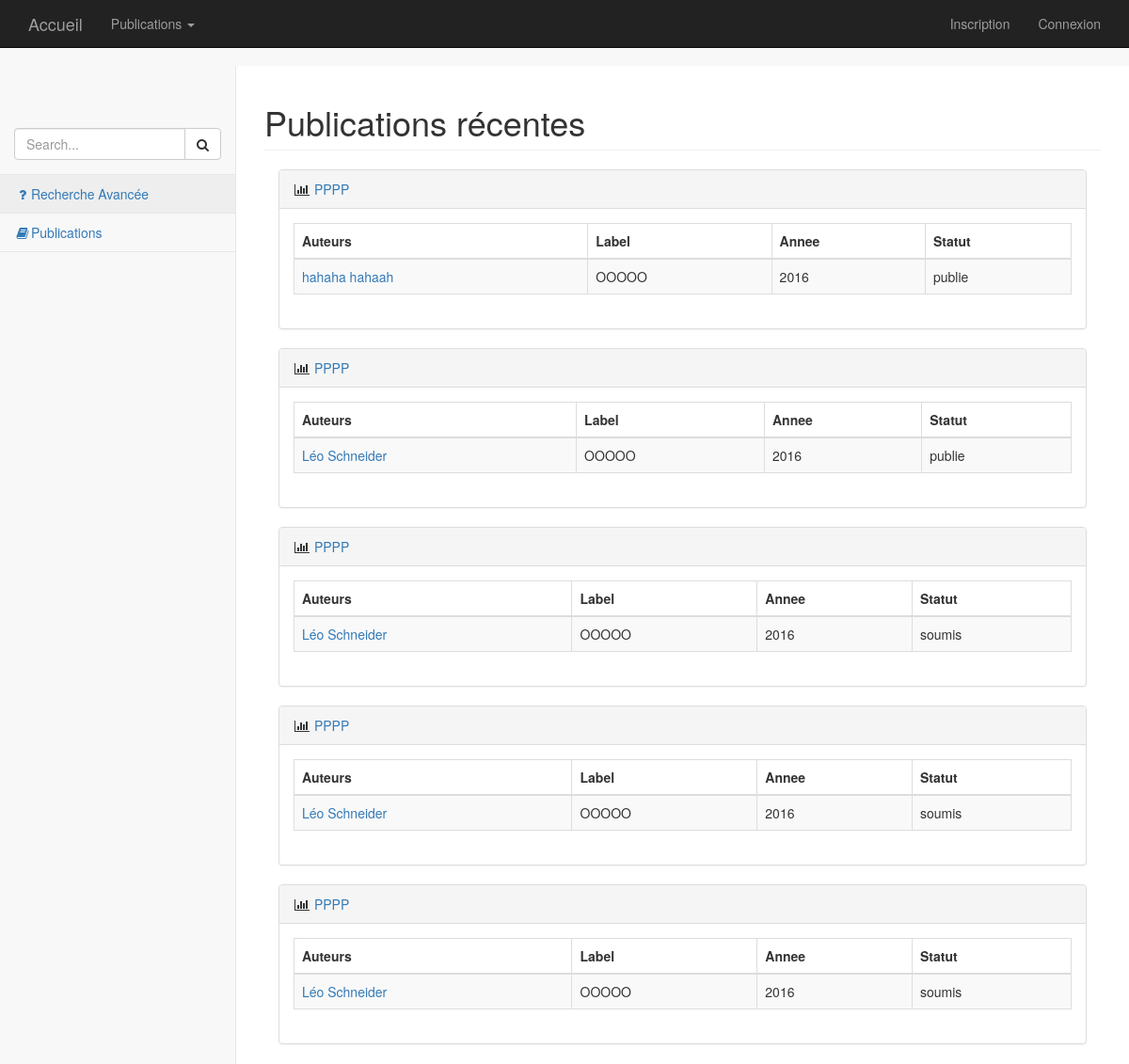
The page /index.php?controleur=publication on the database its author committed.
### tables this page shows
CREATE TABLE IF NOT EXISTS `Publication` (
  `id` int(11) NOT NULL AUTO_INCREMENT,
  `titre_article` varchar(500) NOT NULL,
  `reference_publication` varchar(500) NOT NULL,
  `annee` int(11) NOT NULL,
  `categorie` varchar(25) NOT NULL,
  `lieu` varchar(100) DEFAULT NULL,
  `statut` varchar(20) NOT NULL,
  `date_ajout` date NOT NULL,
  PRIMARY KEY (`id`)
);

CREATE TABLE IF NOT EXISTS `Auteur` (
  `id` int(11) NOT NULL AUTO_INCREMENT,
  `organisation` varchar(50) NOT NULL,
  `equipe` varchar(25) NOT NULL,
  `nom` varchar(25) NOT NULL,
  `prenom` varchar(25) NOT NULL,
  PRIMARY KEY (`id`)
);

### Controleur/ControleurPublication.php (called while the page is built, shortened)
<?php
	require_once 'Classes/Publication.php';
	require_once 'Classes/Chercheur.php';
	class ControleurPublication extends Controleur{
            private $publications;
            public function __construct(){
                $this->chercheur = new Chercheur(null, 'nom', 'prenom', 'UTT', 'equipe');
                $this->publications = new Publication(null, $this->chercheur, 'titre', 'ref', 'annee', 'statut', 'type');
            }
            public function index(){
                try{
                    $donneesSpecifiques = array('publicationsAuteur' => $this->publications->getPublicationsRecentes(), 'titrePage' => 'Publications récentes');
                    $this->genererVue($donneesSpecifiques);
                }
                catch(Exception $e){
                    $msgErreur = $e->getMessage();
                    $this->genererVue($msgErreur);
                }
            }
        }

### Core/Routeur.php (called while the page is built, shortened)
<?php
    class Routeur{
        public function routerRequete(){
            try{
                $requete = new Requete(array_merge($_GET, $_POST));
                $controleur = $this->creerControleur($requete);
                $action = $this->creerAction($requete);
                $controleur->executerAction($action);
            }
            catch(Exception $e){
                $this->gererErreur($e);
            }
        }
        private function creerControleur(Requete $requete){
            $controleur = "Accueil";
            if($requete->existeParametre('controleur')){
                $controleur = $requete->getParametre('controleur');
                $controleur = ucfirst($controleur);
            }
            $classeControleur = 'Controleur' . $controleur;
            $fichierControleur = 'Controleur/' . $classeControleur . '.php';
            if(file_exists($fichierControleur)){
                $controleur = new $classeControleur();
                $controleur->setRequete($requete);
                return $controleur;
            }
            else{
                throw new Exception("Fichier '$fichierControleur' introuvable");
            }
        }
        private function creerAction(Requete $requete){
            $action = "index";
            return $action;
        }
    }

### index.php (called while the page is built, shortened)
<?php
    require 'Core/Routeur.php';
    $routeur = new Routeur();
    $routeur->routerRequete();

### Classes/Publication.php (called while the page is built, shortened)
<?php
    require_once 'Core/Modele.php';
    class Publication extends Modele{
	private $id;
        private $auteurs = array();
        private $titre;
        private $ref;
        private $annee;
        private $statut;
        public function __construct($id, $auteurs, $titre, $ref, $annee, $statut, $type, $lieu =null) {
		$this->id = $id;
        	$this->auteurs = $auteurs;
		$this->titre = $titre;
		$this->ref = $ref;
		$this->annee = $annee;
		$this->statut = $statut;
        }
	public function getId(){return $this->id;}
        public function getAuteurs(){return $this->auteurs;}
        public function getTitre(){return $this->titre;}
        public function getRef(){return $this->ref;}
        public function getAnnee(){return $this->annee;}
        public function getStatut(){return $this->statut;}
        public function getPublicationsRecentes(){
            $reqPublications = 'SELECT Publication.* FROM Publication ORDER BY Publication.date_ajout DESC LIMIT 5';
            $reponsePublications = $this->executerRequete($reqPublications);
            while($donneesPublication = $reponsePublications->fetch()){
                $reqAuteurs = 'SELECT Auteur.* FROM redige, Auteur WHERE Auteur.id = redige.Auteur_id AND redige.Publication_id = ? ORDER BY redige.place';
                $reponseAuteurs = $this->executerRequete($reqAuteurs, array($donneesPublication['id']));
                $idAuteurs = array();
                while($donneesAuteurs = $reponseAuteurs->fetch()){
                    $idAuteurs[] = new Chercheur($donneesAuteurs['id'], $donneesAuteurs['nom'], $donneesAuteurs['prenom'], $donneesAuteurs['organisation'], $donneesAuteurs['equipe']);
                }
                if($donneesPublication['categorie'] === 'CI' || $donneesPublication['lieu'] === 'CF'){
                    $publications[] = new Publication($donneesPublication['id'], $idAuteurs, $donneesPublication['titre_article'], $donneesPublication['reference_publication'], $donneesPublication['annee'], $donneesPublication['statut'], $donneesPublication['categorie'] ,$donneesPublication['lieu']);
                }
            else{
                $publications[] = new Publication($donneesPublication['id'], $idAuteurs, $donneesPublication['titre_article'], $donneesPublication['reference_publication'], $donneesPublication['annee'], $donneesPublication['statut'], $donneesPublication['categorie']);
                }
            }
            return $publications;
        }
    }

### Core/Configuration.php (called while the page is built)
<?php
    class Configuration{
        private static $parametres;
        public static function get($nom, $valeurDefaut = null){
            if(isset(self::getParametres()[$nom])){
                $valeur = self::getParametres()[$nom];
            }
            else{
                $valeur = $valeurDefaut;
            }
            return $valeur;
        }
        private static function getParametres(){
            if(self::$parametres == null){
                $cheminFichier = 'Config/prod.ini';
                if(!file_exists($cheminFichier)){
                    $cheminFichier = 'Config/dev.ini';
                }
                if(!file_exists($cheminFichier)){
                    throw new Exception('Aucun fichier de configuration trouvé');
                }
                else{
                    self::$parametres = parse_ini_file($cheminFichier);
                }
            }
            return self::$parametres;
        }
    }

### Core/Modele.php (called while the page is built)
<?php
    require_once 'Configuration.php';
    abstract class Modele{
        private static $bdd;
        protected function executerRequete($sql, $params = null){
            if($params == null){
                $resultat = self::getBdd()->query($sql);
            }
            else{
                $resultat = self::getBdd()->prepare($sql);
                $resultat->execute($params);
            }
            return $resultat;
        }
        private static function getBdd(){
            if(self::$bdd == null){
                $dsn = Configuration::get("dsn");
                $login = Configuration::get("login");
                $mdp = Configuration::get("mdp");
                self::$bdd = new PDO($dsn, $login, $mdp,
                            array(PDO::ATTR_ERRMODE => PDO::ERRMODE_EXCEPTION));
            }
            return self::$bdd;
        }
    }

### Classes/Chercheur.php (called while the page is built, shortened)
<?php
    require_once 'Core/Modele.php';
    require_once 'Publication.php';
    class Chercheur extends Modele{
	private $id;
        private $nom;
	private $prenom;
        public function __construct ($id,$nom,$prenom,$organisation,$equipe){
		$this->id = $id;
		$this->nom = $nom;
		$this->prenom= $prenom;
        }
        public function getId(){return ($this->id);}
	public function getNom(){return ($this->nom);}
	public function getPrenom(){return ($this->prenom);}
    }

### Vue/Publication/index.php (the view, shortened to what this page needs)
<?php
    $this->stylesCss = '
    <link href="bootstrap/bower_components/metisMenu/dist/metisMenu.min.css" rel="stylesheet">
    <link href="bootstrap/dist/css/timeline.css" rel="stylesheet">
    <link href="bootstrap/dist/css/sb-admin-2.css" rel="stylesheet">
    <link href="bootstrap/bower_components/morrisjs/morris.css" rel="stylesheet">
    <link href="styles/css/Moncss.css" rel="stylesheet" type="text/css">';
?>
 <nav>
      <div class="navbar-default sidebar" role="navigation">
        <div class="sidebar-nav navbar-collapse">
          <ul class="nav" id="side-menu">
            <li class="sidebar-search">
              <div class="input-group custom-search-form">
                <input type="text" class="form-control" placeholder="Search...">
                <span class="input-group-btn">
                  <button class="btn btn-default" type="button">
                    <i class="fa fa-search"></i>
                  </button>
                </span>
              </div>
            </li>
            <li><a data-toggle="modal" data-target="#myModal"><i class="fa fa-question fa-fw"></i>Recherche Avancée</a></li>
            <li><a href="index.php?controleur=publicationCategorie"><i class="fa fa-book fa-fw"></i>Publications</a></li>
          </ul>
        </div>
      </div>
    </nav>
    <div id="page-wrapper">
      <div class="row">
        <div class="col-lg-12">
           <h1 class="page-header"><?= $titrePage ?></h1>
        </div>
      </div>
      <div id="contenu">
        <?php foreach($publicationsAuteur as $publication) :?>
            <div class="col-lg-12">
                <div class="panel panel-default">
                    <div class="panel-heading">
                        <i class="fa fa-bar-chart-o fa-fw"></i>
                            <a href= "index.php?controleur=publicationSpecifique&id=<?= $publication->getId()?>">
                                <?= $publication->getTitre() ?>
                            </a>
                </div>
                <div class="panel-body">
                    <div class="row">
                        <div class="col-lg-12">
                            <div class="table-responsive">
                                <table class="table table-bordered table-hover table-striped">
                                    <thead>
                                        <tr>
                                            <th>Auteurs</th>
                                            <th>Label</th>
                                            <th>Annee</th>
                                            <th>Statut</th>
                                        </tr>
                                    </thead>
                                    <tbody>
                                        <tr>
                                            <td>
                                                <?php foreach($publication->getAuteurs() as $auteur) :?>
                                                  <a href= "index.php?controleur=publication&action=publicationsChercheur&id=<?= $auteur->getId()?>">
                                                    <?php echo $auteur->getNom() . ' ' . $auteur->getPrenom() . ' </br>' ?>
                                                  </a>
                                                <?php endforeach; ?>
                                            </td>
                                            <td><?php echo $publication->getRef();?></td>
                                            <td><?php echo $publication->getAnnee();?></td>
                                            <td><?php echo $publication->getStatut();?></td>
                                        </tr>
                                    </tbody>
                                </table>
                            </div>
                        </div>
                        <div class="col-lg-12">
                        </div>
                    </div>
                </div>
            </div>
        </div>
<?php endforeach; ?>
      </div>
    </div>

### rows shown on the page
publication: titre_article "PPPP", reference_publication "OOOOO", annee "2016", statut "publie"
auteur: nom "hahaha", prenom "hahaah"
publication: titre_article "PPPP", reference_publication "OOOOO", annee "2016", statut "publie"
auteur: nom "Léo", prenom "Schneider"
publication: titre_article "PPPP", reference_publication "OOOOO", annee "2016", statut "soumis"
publication: titre_article "PPPP", reference_publication "OOOOO", annee "2016", statut "soumis"
publication: titre_article "PPPP", reference_publication "OOOOO", annee "2016", statut "soumis"

### other values the page prints
$titrePage "Publications récentes"
